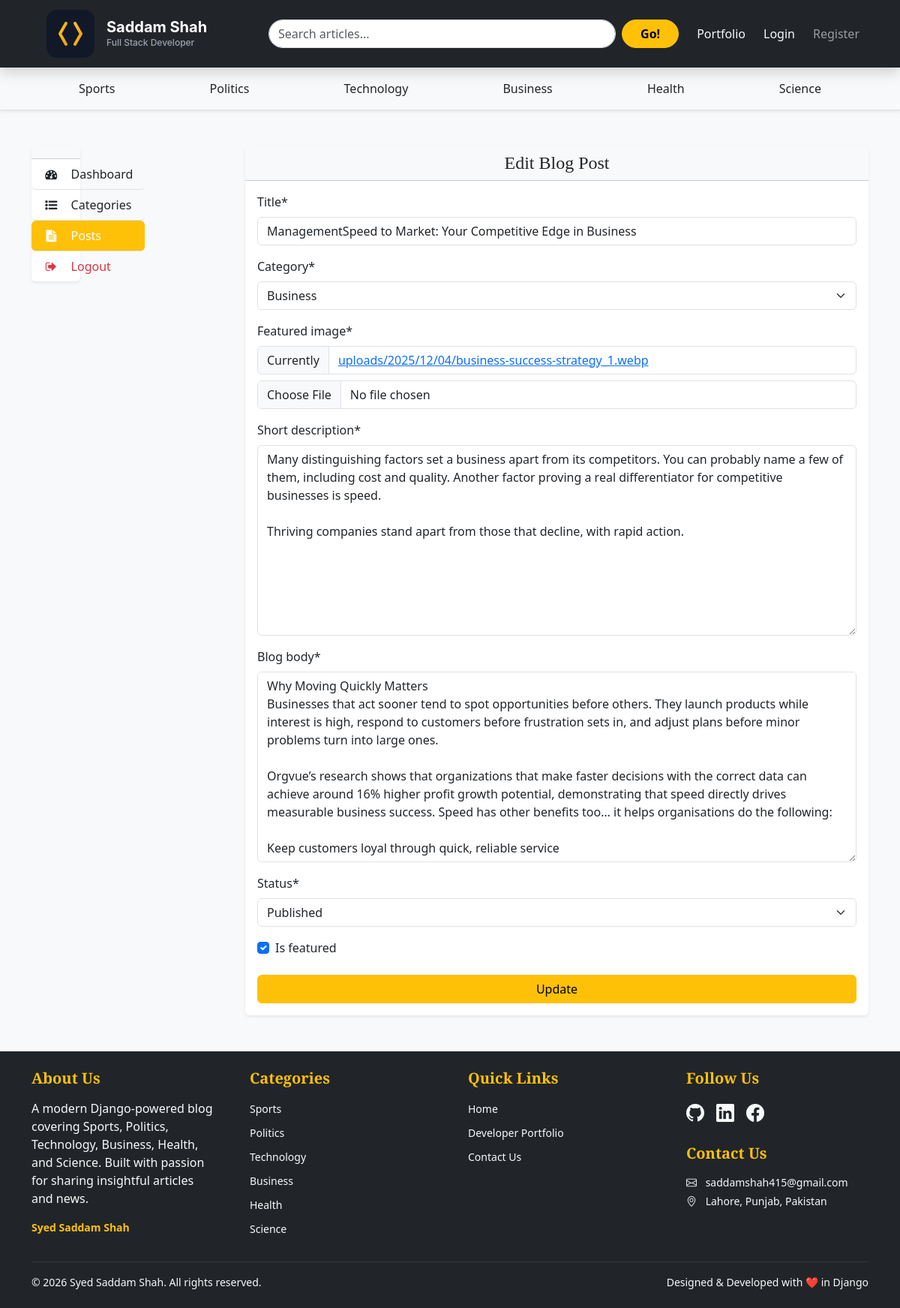
/dashboard/posts/edit/4/, run on an earlier commit of the app's database.
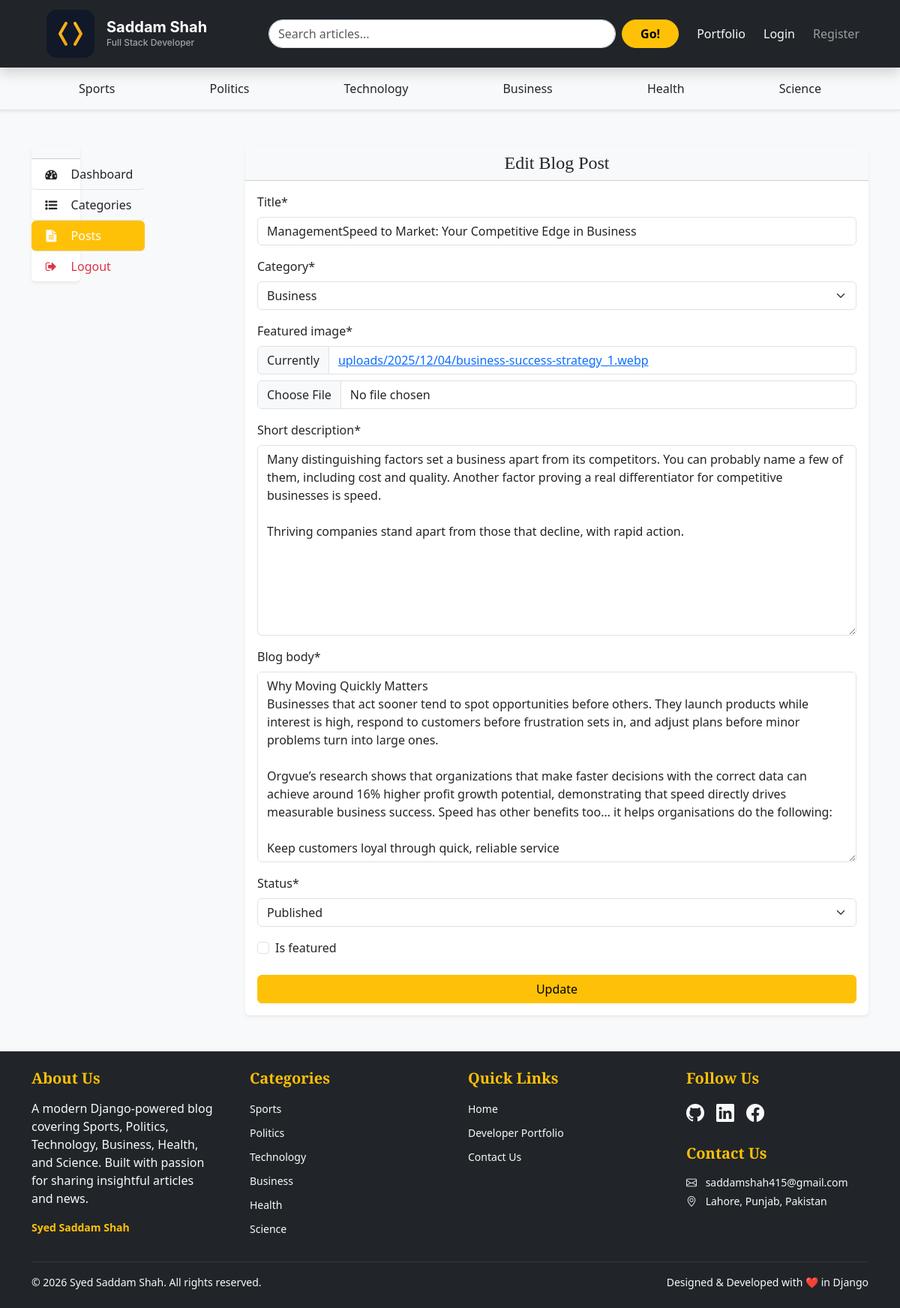
And on a later commit of the database.
### blogs/models.py (models this page shows, shortened)
class Blog(models.Model):
    title = models.CharField(max_length=100)
    slug = models.SlugField(max_length=150, unique=True, blank=True)
    category = models.ForeignKey(Category, on_delete=models.CASCADE)
    author = models.ForeignKey(User, on_delete=models.CASCADE)
    featured_image = models.ImageField(upload_to='uploads/%Y/%m/%d')
    short_description = models.TextField(max_length=500)
    blog_body = models.TextField(max_length=2000)
    status = models.CharField(max_length = 20, choices = STATUS_CHOICES, default = 'Draft')
    is_featured = models.BooleanField(default=True)
    created_at = models.DateTimeField(auto_now_add=True)
    updated_at = models.DateTimeField(auto_now=True)

### dashboards/views.py (the view, shortened to what this page needs)
# urls.py: path('posts/edit/<int:pk>/', views.edit_post, name = 'edit_post'),
def edit_post(request, pk):
    post = get_object_or_404(Blog, pk=pk)
    form = BlogPostForm(instance=post)
    context = {
        'form' : form,
        'post' : post,
    }
    return render(request, 'dashboard/edit_post.html', context)

### dashboards/forms.py
class BlogPostForm(forms.ModelForm):
    class Meta:
        model = Blog
        fields = ('title', 'category', 'featured_image', 'short_description', 'blog_body', 'status', 'is_featured')

### blogs/context_processors.py (called while the page is built)
def get_categories(request):
    categories = Category.objects.all()
    return dict(categories = categories)

def get_social_links(request):
    social_links = SocialLink.objects.all()
    return dict(social_links = social_links)

### blogs/models.py (called while the page is built)
    def __str__(self):
        return self.category_name

### templates/dashboard/edit_post.html (shortened to what this page needs)
{% extends 'base.html' %}
{% block content %}
{% load crispy_forms_tags %}
<div class="container my-5">
    <div class="row">
        <div class="col-lg-3 mb-4 mb-lg-0">
            {% include 'dashboard/sidebar.html' %}
        </div>
        <div class="col-lg-9">
            <div class="card shadow-sm border-0">
                <div class="card-header bg-light text-center">
                    <h4 class="mb-0">Edit Blog Post</h4>
                </div>
                <div class="card-body">
                    <form action="{% url 'edit_post' post.id %}" method="POST" enctype="multipart/form-data">
                        {{ form|crispy }}
                        <div class="d-grid mt-4">
                            <button type="submit" class="btn btn-warning">Update</button>
                        </div>
                    </form>
                </div>
            </div>
        </div>
    </div>
</div>
{% endblock %}

What changed in the data, as far as the page shows it:
changed Blog "ManagementSpeed to Market: Your Competitive Edge in Business": is_featured "☑" → "☐"
